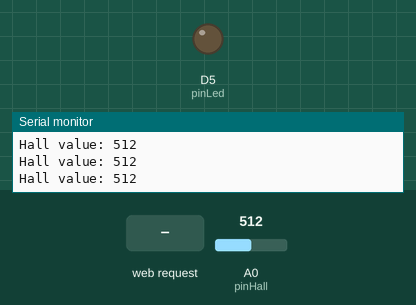
Simulated run of this sketch. Board: ESP8266 (NodeMCU). Shown: output pins drawn as LEDs (lit = HIGH), the last lines printed to the serial monitor. Inputs (shaded band) come from the test bench; at power-on: A0 (pinHall) = 512. WiFi joins after 1.5 s; servers stay silent unless stated.

Above: at 2.7 s.
2.8 s: HTTP request GET /LED=ON received
At 4.1 s:
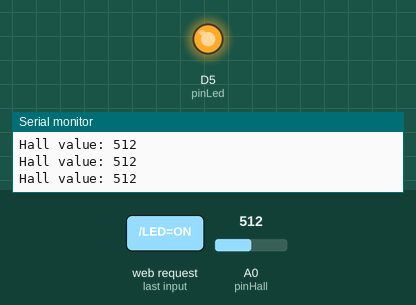
4.5 s: HTTP request GET /LED=OFF received
At 5.4 s:
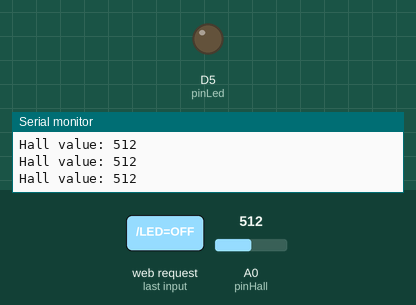
Timing chart, 0 to 7.5 s (numbered marks = the images above; inputs shaded):
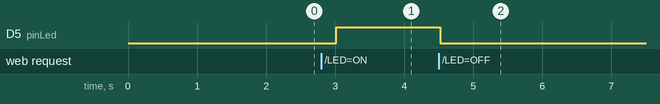

Measured:
- after the input at 2.8 s, D5 (pinLed): LOW → HIGH after 0.22 s
- after the input at 4.5 s, D5 (pinLed): HIGH → LOW at once

The sketch:

hamster.ino
```cpp
#include <ESP8266WiFi.h>


const char* ssid = "stargate";
const char* password = "4110656003373428";

int pinLed = D5; // pin on ESP that controls LED
int pinHall = A0; // pin on ESP that is input of hall sensor
int statRunning = 0; // status: is hamster currently running? (0-no 1-yes)
int statDistDay = 0; // statistic of distance ran today (meters)
int statDistWk = 0; //statistic of distance ran this week (meters)
int statLastRun = 0; // statistic moment of last measured run TODO take right datetype
int statLastRunDuration = 0; // statistic duration of last measured run TODO take right datetype

int value = 0;
float volts = 0.0;
float tempc = 0.0;

WiFiServer server(80);

void setup()
{
	Serial.begin(115200);
	delay(10);


	pinMode(pinLed, OUTPUT);
	pinMode(pinHall, INPUT);
	digitalWrite(pinLed, LOW);

	// Connect to WiFi network
	Serial.println();
	Serial.println();
	Serial.print("Connecting to ");
	Serial.println(ssid);

	WiFi.begin(ssid, password);

	while (WiFi.status() != WL_CONNECTED) {
		delay(500);
		Serial.print(".");
	}
	Serial.println("");
	Serial.println("WiFi connected");

	// Start the server
	server.begin();
	Serial.println("Server started");

	// Print the IP address
	Serial.print("Use this URL : ");
	Serial.print("http://");
	Serial.print(WiFi.localIP());
	Serial.println("/");
}

void loop()
{
	int readHall;
	// Serial.print("temperature= ");
	// Serial.println(tempc);

	// Check if a client has connected
	WiFiClient client = server.available();
	if (!client) {

		readHall = analogRead(pinHall);
		Serial.print("Hall value: ");
		Serial.print(readHall);
		Serial.println();
		delay(250);
		return;
	}

	// Wait until the client sends some data
	Serial.println("new client");
	while (!client.available()) {
		delay(1);
	}

	// Read the first line of the request
	String request = client.readStringUntil('\r');
	Serial.println(request);
	client.flush();

	// Match the request

	int value = LOW;
	if (request.indexOf("/LED=ON") != -1) {
		digitalWrite(pinLed, HIGH);
		value = HIGH;
	}
	if (request.indexOf("/LED=OFF") != -1) {
		digitalWrite(pinLed, LOW);
		value = LOW;
	}


	returnWebPage(client);


}

void returnWebPage(WiFiClient client) {

	// Return the response
	client.println("HTTP/1.1 200 OK");
	client.println("Content-Type: text/html");
	client.println(""); //  do not forget this one
	client.println("<!DOCTYPE HTML>");
	client.println("<html>");
	client.println("<H1> Roxy </H1>");
	client.println("<H2> Activiteit </H2>");
	client.println("Hoe actief is Roxy ? <br> ");
	if (statRunning == 1) {
		client.println(" Roxy is nu lekker aan het rennen <br> ");
	}
	else {
		client.println("Roxy doet nu even rustig aan.... <br> ");
	}
	client.println("De laatste sessie duurde ");
	client.println(statLastRunDuration);
	client.println(" minuten. <br> ");
	client.println("De laatste sessie is ");
	client.println(statLastRun);
	client.println(" minuten geleden. <br>");

	client.println("Het is lekker warm bij Roxy..<br> ");

	value = analogRead(A0);
	volts = (value / 1024.0)*5.0;
	tempc = volts*100.0*0.66;
	// voltage range sensor = 0-5 but esp has 0-3.3V..

	client.println("<H2> Temperatuur </H2>");
	client.println("Het is ");
	client.println(tempc);
	client.println(" graden.");
	client.println("<br><br>");

	client.println("<H2> Schakelaar </H2>");
	client.print("Led pin is now: ");

	if (value == HIGH) {
		client.print("On");
	}
	else {
		client.print("Off");
	}
	client.println("<br><br>");
	client.println("Click <a href=\"/LED=ON\">here</a> turn the LED on pin 5 ON<br>");
	client.println("Click <a href=\"/LED=OFF\">here</a> turn the LED on pin 5 OFF<br>");
	client.println("</html>");

	delay(1);
	Serial.println("Client disconnected");
	Serial.println("");

}
```
